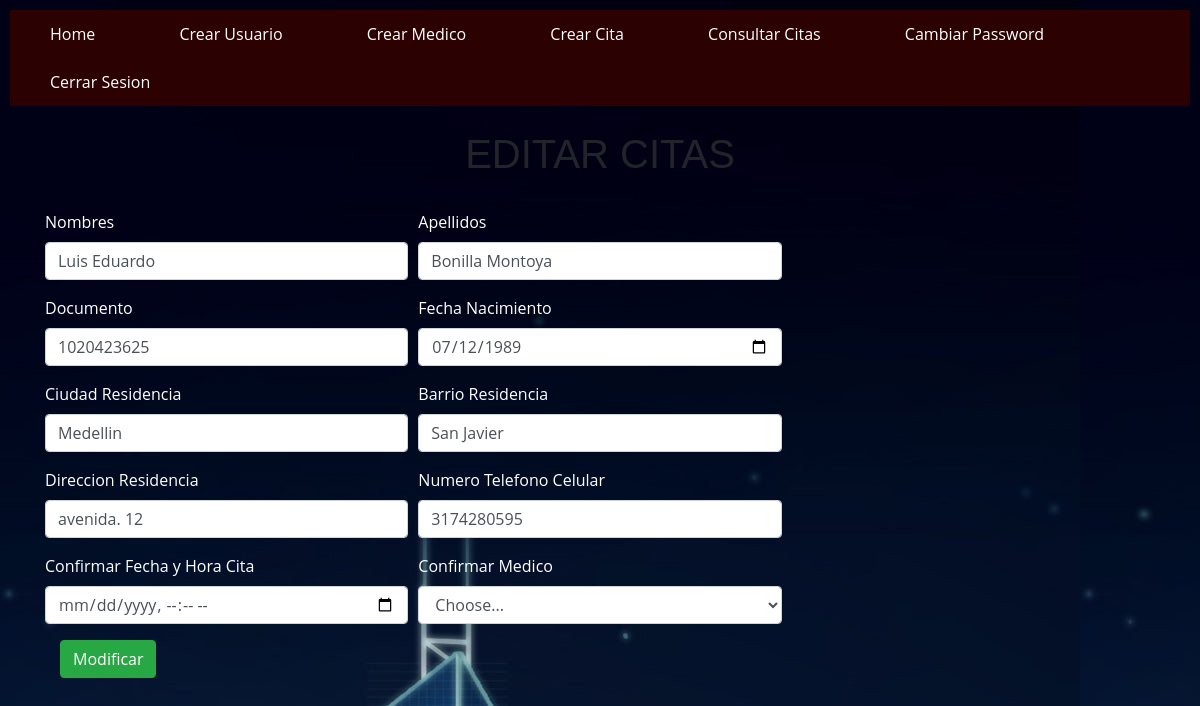
Page /GestionCitas/frmApp/EditarCita.php?Id=11 on the committed database.
### tables this page shows
CREATE TABLE `citas` (
  `Id` int(11) NOT NULL,
  `Nombres` varchar(50) NOT NULL,
  `Apellidos` varchar(50) NOT NULL,
  `Documento` varchar(50) NOT NULL,
  `FechaNacimiento` date NOT NULL,
  `Ciudad` varchar(50) NOT NULL,
  `Barrio` varchar(100) NOT NULL,
  `Direccion` varchar(100) NOT NULL,
  `TelefonoCelular` varchar(15) NOT NULL,
  `FechaCita` datetime NOT NULL,
  `IdMedico` int(11) NOT NULL
);

### GestionCitas/frmApp/EditarCita.php (the view, shortened to what this page needs)
<?php
$datosCita = ConsultaDatosCita($_GET['Id']);
function ConsultaDatosCita($Id)
{
    require_once '../php/conexion.php';
    $sql = "SELECT A.Id,A.Nombres,A.Apellidos,A.Documento,A.FechaNacimiento,A.Ciudad,A.Barrio,A.Direccion,
				               A.TelefonoCelular,A.FechaCita,B.Nombres AS Medico
			FROM citas A INNER JOIN Medico B ON A.IdMedico=B.Id
            WHERE A.Id='" . $Id . "' ";
    $result = mysqli_query($conexion, $sql);
    $datos = mysqli_fetch_array($result);
            return [
                $datos['Nombres'],
                $datos['Apellidos'],
                $datos['Documento'],
                $datos['FechaNacimiento'],
                $datos['Ciudad'],
                $datos['Barrio'],
                $datos['Direccion'],
                $datos['TelefonoCelular'],
                $datos['FechaCita'],
                $datos['Medico']
            ];
}
?>
<?php include_once('Admin.php'); ?>
<br>
<section class="content-header">
    <h1 style="text-align: center">EDITAR CITAS</h1>
</section>
<br>
<div class="container">
    <form <form method="post" action="../php/EditarRegistroCita.php">
        <div class="form-row">
            <div class="form-group col-md-4">
                <label for="idNombre">Nombres</label>
                <input type="text" class="form-control" name="idNombre" value="<?php echo $datosCita[0] ?>" placeholder="Name" required>
            </div>
            <div class="form-group col-md-4">
                <label for="idApellido">Apellidos</label>
                <input type="text" class="form-control" name="idApellido" value="<?php echo $datosCita[1] ?>" placeholder="Last Name" required>
            </div>
        </div>
        <div class="form-row">
            <div class="form-group col-md-4">
                <label for="idDocumento">Documento</label>
                <input type="number" class="form-control" name="idDocumento" value="<?php echo $datosCita[2] ?>" placeholder="Identity Document" required>
            </div>
            <div class="form-group col-md-4">
                <label for="idFechaNac">Fecha Nacimiento</label>
                <input type="date" class="form-control" name="idFechaNac" value="<?php echo $datosCita[3] ?>" required>
            </div>
        </div>
        <div class="form-row">
            <div class="form-group col-md-4">
                <label for="idCiudad">Ciudad Residencia</label>
                <input type="text" class="form-control" name="idCiudad" value="<?php echo $datosCita[4] ?>" placeholder="City" required>
            </div>
            <div class="form-group col-md-4">
                <label for="idBarrio">Barrio Residencia</label>
                <input type="text" class="form-control" name="idBarrio" value="<?php echo $datosCita[5] ?>" placeholder="Neighborhood" required>
            </div>
        </div>
        <div class="form-row">
            <div class="form-group col-md-4">
                <label for="idDireccion">Direccion Residencia</label>
                <input type="text" class="form-control" name="idDireccion" value="<?php echo $datosCita[6] ?>" placeholder="Direction" required>
            </div>
            <div class="form-group col-md-4">
                <label for="idTelefono">Numero Telefono Celular</label>
                <input type="number" class="form-control" name="idTelefono" value="<?php echo $datosCita[7] ?>" placeholder="Cell phone Number" required>
            </div>
        </div>
        <div class="form-row">
            <div class="form-group col-md-4">
                <label for="FechaHoraCita">Confirmar Fecha y Hora Cita</label>
                <input type="datetime-local" class="form-control" name="FechaHoraCita" required>
            </div>
            <div class="form-group col-md-4">
                <label for="idMedico"> Confirmar Medico</label>
                <select name="idMedico" class="form-control" required>
                    <option selected>Choose...</option>
                </select>
            </div>
        </div>
        <div class="form-group col-md-2">
            <button type="submit" class="btn btn-success" onclick="Modificar();">Modificar</button>
        </div>
    </form>
</div>
</body>
</html>

### GestionCitas/css/MenuStyle.css (style rules this page uses)
body { background-color:#FCFCFC; padding: 10px ;font-family: Arial, Helvetica, sans-serif; }
div { font-family: 'Open Sans', sans-serif; color: rgb(255, 255, 255); }

### rows in the picture
citas: idNombre "Luis Eduardo", idApellido "Bonilla Montoya", idDocumento "1020423625", idFechaNac "07/12/1989", idCiudad "Medellin", idBarrio "San Javier", idDireccion "avenida. 12", idTelefono "3174280595"
